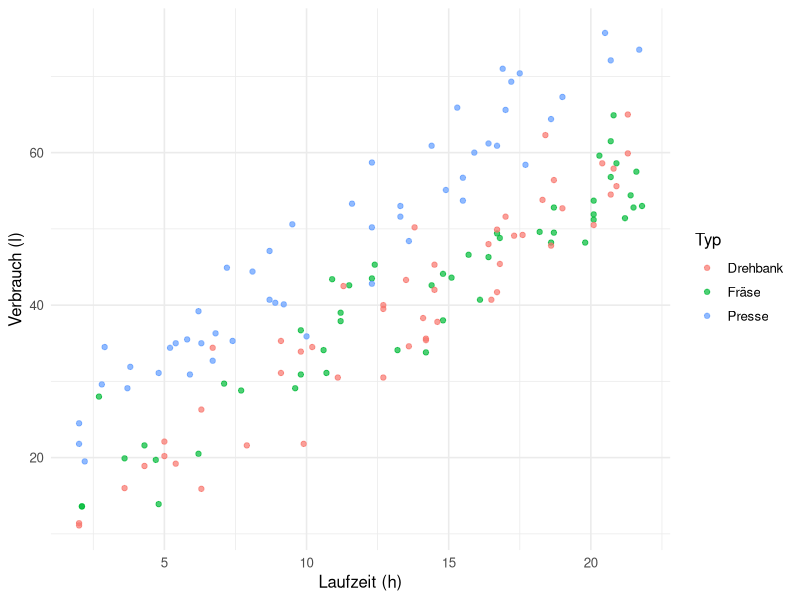

The R script that drew this image:
## ---- chunk 1
#| label: setup-r
#| include: false
library(ggplot2)
theme_set(theme_minimal(base_size = 12))
set.seed(42)

maschinen <- data.frame(
  laufzeit = round(runif(150, 2, 22), 1),
  typ      = rep(c("Fräse", "Presse", "Drehbank"), each = 50)
)
maschinen$verbrauch <- round(
  8 + 2.4 * maschinen$laufzeit +
    ifelse(maschinen$typ == "Presse", 14, 0) + rnorm(150, 0, 5), 1)
## ---- chunk 2
#| label: fig-gruppen-r
#| fig-cap: "In ggplot2 genügt die Zuordnung der Farbe; Legende und Skala entstehen daraus."
#| fig-height: 3.2
ggplot(maschinen, aes(laufzeit, verbrauch, colour = typ)) +
  geom_point(alpha = 0.7, size = 1.5) +
  labs(x = "Laufzeit (h)", y = "Verbrauch (l)", colour = "Typ")
